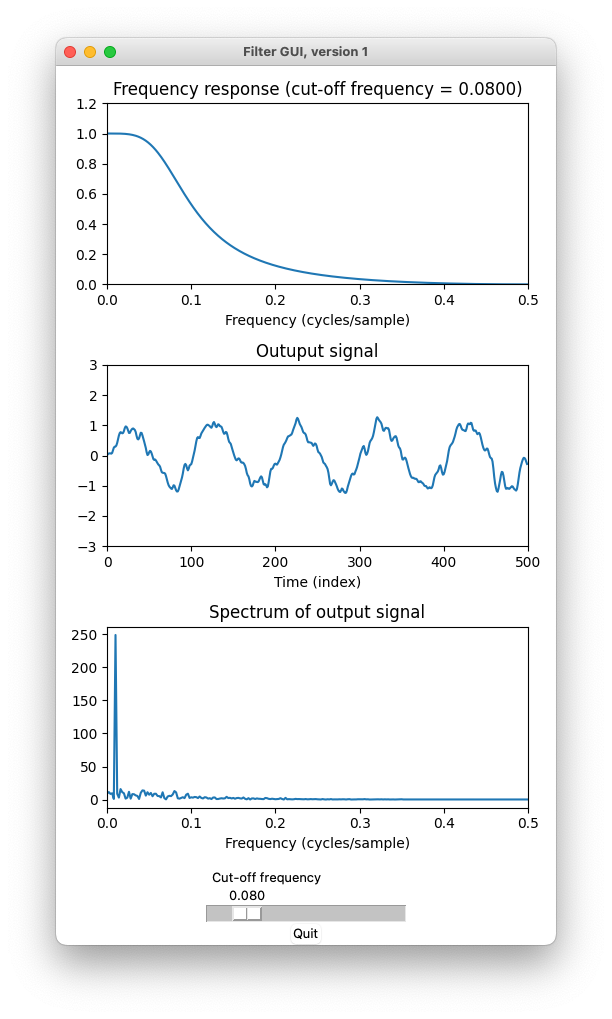

This figure's Python source:
# filtering_ver1_freqresp_spectra.py
# Low-pass filter a signal. Vary the cut-off frequency with a slider. 

import numpy as np
from scipy.signal import butter, lfilter, freqz
import tkinter as Tk
from matplotlib.backends.backend_tkagg import FigureCanvasTkAgg
import matplotlib.figure

matplotlib.use('TkAgg')
# matplotlib.use('MacOSX')    # Optional if using Mac OSX
print('The matplotlib backend is %s' % matplotlib.get_backend())  # plotting backend

root = Tk.Tk()
root.title('Filter GUI, version 1')

cutoff_freq = Tk.DoubleVar()			# Define Tk variable
cutoff_freq.set(0.25)  					# Initilize

# Create noisy signal
N = 500
n = np.arange(0, N)
x = np.sin(10 * np.pi * n/N) + 0.4 * np.random.randn(N)

# Initialize frequency response for plotting
b = [0]
a = [1]
[om, H] = freqz(b, a)
f = om/(2 * np.pi)

X = np.fft.fft(x)
f_X = np.arange(len(X)) / len(x)

# Define figure and plot
my_fig = matplotlib.figure.Figure()
ax_freqresp = my_fig.add_subplot(3, 1, 1)		# axes
ax_signal = my_fig.add_subplot(3, 1, 2)			# axes
ax_spectrum = my_fig.add_subplot(3, 1, 3)			# axes

print('The figure height is', my_fig.get_figheight())
print('The figure width is', my_fig.get_figwidth())

[line_signal] = ax_signal.plot(n, x)
ax_signal.set_xlim(0, N)
ax_signal.set_ylim(-3, 3)
ax_signal.set_title('Outuput signal')
ax_signal.set_xlabel('Time (index)')

[line_freqresp] = ax_freqresp.plot(f, np.abs(H))
ax_freqresp.set_xlim(0, 0.5)
ax_freqresp.set_ylim(0, 1.2)
ax_freqresp.set_xlabel('Frequency (cycles/sample)')
ax_freqresp.set_title('Frequency response')

[g_spectrum] = ax_spectrum.plot(f_X, np.abs(X))
ax_spectrum.set_xlim(0, 0.5)
ax_spectrum.set_xlabel('Frequency (cycles/sample)')
ax_spectrum.set_title('Spectrum of output signal')

my_fig.set_size_inches((5, 8))  # (width, height)

# Create call-back functions

def my_quit():
	global CONTINUE
	CONTINUE = False
	print('Good bye')

# Update plot when slider is moved
def updatePlot(event):
	fc = cutoff_freq.get()
	ORDER = 3
	[b, a] = butter(ORDER, 2 * fc)
	y = lfilter(b, a, x)
	[om, H] = freqz(b, a)
	
	line_signal.set_ydata(y)
	line_freqresp.set_ydata(np.abs(H))
	ax_freqresp.set_title('Frequency response (cut-off frequency = %.4f)' % fc )

	Y = np.fft.fft(y)
	g_spectrum.set_ydata(np.abs(Y))

	my_fig.canvas.draw()


# Create widgets

# Define slider widget
S1 = Tk.Scale(root, label = 'Cut-off frequency',
  length = 200, orient = Tk.HORIZONTAL, from_ = 0.01, to = 0.49, resolution = 0.005,
  command = updatePlot,
  variable = cutoff_freq)

# Define canvas widget
my_canvas = FigureCanvasTkAgg(my_fig, master = root)
C1 = my_canvas.get_tk_widget()

# Define button widget
B1 = Tk.Button(root, text = 'Quit', command = my_quit)


# Place widgets in the GUI window
C1.pack()
S1.pack()			
B1.pack()

updatePlot(None)		# Run callback function

my_fig.tight_layout()

CONTINUE = True
while CONTINUE:
	root.update()
